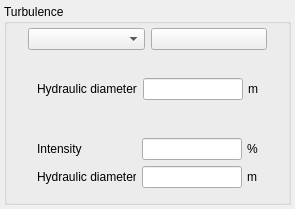
<?xml version="1.0" encoding="UTF-8"?>
<ui version="4.0">
 <class>BoundaryConditionsTurbulenceInletForm</class>
 <widget class="QWidget" name="BoundaryConditionsTurbulenceInletForm">
  <property name="geometry">
   <rect>
    <x>0</x>
    <y>0</y>
    <width>295</width>
    <height>209</height>
   </rect>
  </property>
  <property name="windowTitle">
   <string>Form</string>
  </property>
  <layout class="QGridLayout">
   <property name="leftMargin">
    <number>4</number>
   </property>
   <property name="topMargin">
    <number>4</number>
   </property>
   <property name="rightMargin">
    <number>4</number>
   </property>
   <property name="bottomMargin">
    <number>4</number>
   </property>
   <property name="spacing">
    <number>6</number>
   </property>
   <item row="0" column="0">
    <widget class="QGroupBox" name="groupBoxTurbulence">
     <property name="toolTip">
      <string>&lt;html&gt;&lt;head/&gt;&lt;body&gt;&lt;p&gt;&lt;span style=&quot; font-size:9pt;&quot;&gt;Specify boundary conditions for turbulent variables.&lt;/span&gt;&lt;/p&gt;&lt;/body&gt;&lt;/html&gt;</string>
     </property>
     <property name="title">
      <string>Turbulence</string>
     </property>
     <layout class="QGridLayout">
      <property name="leftMargin">
       <number>4</number>
      </property>
      <property name="topMargin">
       <number>4</number>
      </property>
      <property name="rightMargin">
       <number>4</number>
      </property>
      <property name="bottomMargin">
       <number>4</number>
      </property>
      <property name="spacing">
       <number>6</number>
      </property>
      <item row="0" column="0">
       <layout class="QHBoxLayout">
        <property name="spacing">
         <number>6</number>
        </property>
        <property name="leftMargin">
         <number>0</number>
        </property>
        <property name="topMargin">
         <number>0</number>
        </property>
        <property name="rightMargin">
         <number>0</number>
        </property>
        <property name="bottomMargin">
         <number>0</number>
        </property>
        <item>
         <spacer>
          <property name="orientation">
           <enum>Qt::Horizontal</enum>
          </property>
          <property name="sizeHint" stdset="0">
           <size>
            <width>20</width>
            <height>159</height>
           </size>
          </property>
         </spacer>
        </item>
        <item>
         <layout class="QVBoxLayout">
          <property name="spacing">
           <number>6</number>
          </property>
          <property name="leftMargin">
           <number>0</number>
          </property>
          <property name="topMargin">
           <number>0</number>
          </property>
          <property name="rightMargin">
           <number>0</number>
          </property>
          <property name="bottomMargin">
           <number>0</number>
          </property>
          <item>
           <layout class="QHBoxLayout">
            <property name="spacing">
             <number>6</number>
            </property>
            <property name="leftMargin">
             <number>0</number>
            </property>
            <property name="topMargin">
             <number>0</number>
            </property>
            <property name="rightMargin">
             <number>0</number>
            </property>
            <property name="bottomMargin">
             <number>0</number>
            </property>
            <item>
             <widget class="QComboBox" name="comboBoxTurbulence">
              <property name="toolTip">
               <string>&lt;html&gt;&lt;head/&gt;&lt;body&gt;&lt;p&gt;&lt;span style=&quot; font-size:9pt;&quot;&gt;Select the method to specify the boundary conditions on turbulence between three choices:&lt;/span&gt;&lt;/p&gt;&lt;p&gt;&lt;span style=&quot; font-size:9pt;&quot;&gt;- Calculation by hydraulic diameter: the boundary conditions are imposed using correlations on the head loss coefficient, the hydraulic diameter and the reference velocity.&lt;/span&gt;&lt;/p&gt;&lt;p&gt;&lt;span style=&quot; font-size:9pt;&quot;&gt;- Calculation by turbulent intensity: the boundary conditions are imposed using the turbulent intensity and the reference velocity.        &lt;/span&gt;&lt;/p&gt;&lt;p&gt;&lt;span style=&quot; font-size:9pt;&quot;&gt;- Calculation by formula: specify the boundary conditions on turbulence using the formula editor.&lt;/span&gt;&lt;/p&gt;&lt;/body&gt;&lt;/html&gt;</string>
              </property>
             </widget>
            </item>
            <item>
             <widget class="QPushButton" name="pushButtonTurb">
              <property name="toolTip">
               <string>&lt;html&gt;&lt;head/&gt;&lt;body&gt;&lt;p&gt;&lt;span style=&quot; font-size:9pt;&quot;&gt;Select the method to specify the boundary conditions on turbulence between three choices:&lt;/span&gt;&lt;/p&gt;&lt;p&gt;&lt;span style=&quot; font-size:9pt;&quot;&gt;- Calculation by hydraulic diameter: the boundary conditions are imposed using correlations on the head loss coefficient, the hydraulic diameter and the reference velocity.&lt;/span&gt;&lt;/p&gt;&lt;p&gt;&lt;span style=&quot; font-size:9pt;&quot;&gt;- Calculation by turbulent intensity: the boundary conditions are imposed using the turbulent intensity and the reference velocity.        &lt;/span&gt;&lt;/p&gt;&lt;p&gt;&lt;span style=&quot; font-size:9pt;&quot;&gt;- Calculation by formula: specify the boundary conditions on turbulence using the formula editor.&lt;/span&gt;&lt;/p&gt;&lt;/body&gt;&lt;/html&gt;</string>
              </property>
              <property name="text">
               <string/>
              </property>
              <property name="icon">
               <iconset resource="resources_pages.qrc">
                <normaloff>:/new/prefix1/data/icons/22x22/edit-find-replace.png</normaloff>:/new/prefix1/data/icons/22x22/edit-find-replace.png</iconset>
              </property>
              <property name="iconSize">
               <size>
                <width>22</width>
                <height>22</height>
               </size>
              </property>
             </widget>
            </item>
           </layout>
          </item>
          <item>
           <widget class="QFrame" name="frameTurbDiameter">
            <property name="minimumSize">
             <size>
              <width>16</width>
              <height>42</height>
             </size>
            </property>
            <property name="frameShape">
             <enum>QFrame::NoFrame</enum>
            </property>
            <property name="frameShadow">
             <enum>QFrame::Raised</enum>
            </property>
            <layout class="QGridLayout">
             <property name="leftMargin">
              <number>9</number>
             </property>
             <property name="topMargin">
              <number>9</number>
             </property>
             <property name="rightMargin">
              <number>9</number>
             </property>
             <property name="bottomMargin">
              <number>9</number>
             </property>
             <property name="spacing">
              <number>6</number>
             </property>
             <item row="0" column="0">
              <layout class="QGridLayout">
               <property name="leftMargin">
                <number>0</number>
               </property>
               <property name="topMargin">
                <number>0</number>
               </property>
               <property name="rightMargin">
                <number>0</number>
               </property>
               <property name="bottomMargin">
                <number>0</number>
               </property>
               <property name="spacing">
                <number>6</number>
               </property>
               <item row="0" column="0">
                <widget class="QLabel" name="labelDiameter">
                 <property name="toolTip">
                  <string>&lt;html&gt;&lt;head/&gt;&lt;body&gt;&lt;p&gt;&lt;span style=&quot; font-size:9pt;&quot;&gt;Specify the hydraulic diameter that will be used for turbulence boundary conditions calculation. This diameter is equal to 4S/P with S the surface and P the perimeter of the wet wall.&lt;/span&gt;&lt;/p&gt;&lt;/body&gt;&lt;/html&gt;</string>
                 </property>
                 <property name="text">
                  <string>Hydraulic diameter</string>
                 </property>
                </widget>
               </item>
               <item row="0" column="1">
                <widget class="QLineEdit" name="lineEditDiameter">
                 <property name="minimumSize">
                  <size>
                   <width>100</width>
                   <height>0</height>
                  </size>
                 </property>
                 <property name="maximumSize">
                  <size>
                   <width>100</width>
                   <height>16777215</height>
                  </size>
                 </property>
                 <property name="toolTip">
                  <string>&lt;html&gt;&lt;head/&gt;&lt;body&gt;&lt;p&gt;&lt;span style=&quot; font-size:9pt;&quot;&gt;Specify the hydraulic diameter that will be used for turbulence boundary conditions calculation. This diameter is equal to 4S/P with S the surface and P the perimeter of the wet wall.&lt;/span&gt;&lt;/p&gt;&lt;/body&gt;&lt;/html&gt;</string>
                 </property>
                </widget>
               </item>
               <item row="0" column="2">
                <widget class="QLabel" name="labelUnitDiameter">
                 <property name="toolTip">
                  <string>&lt;html&gt;&lt;head/&gt;&lt;body&gt;&lt;p&gt;&lt;span style=&quot; font-size:9pt;&quot;&gt;Specify the hydraulic diameter that will be used for turbulence boundary conditions calculation. This diameter is equal to 4S/P with S the surface and P the perimeter of the wet wall.&lt;/span&gt;&lt;/p&gt;&lt;/body&gt;&lt;/html&gt;</string>
                 </property>
                 <property name="text">
                  <string>m</string>
                 </property>
                </widget>
               </item>
              </layout>
             </item>
            </layout>
           </widget>
          </item>
          <item>
           <widget class="QFrame" name="frameTurbIntensity">
            <property name="minimumSize">
             <size>
              <width>16</width>
              <height>70</height>
             </size>
            </property>
            <property name="frameShape">
             <enum>QFrame::NoFrame</enum>
            </property>
            <property name="frameShadow">
             <enum>QFrame::Raised</enum>
            </property>
            <layout class="QGridLayout">
             <property name="leftMargin">
              <number>9</number>
             </property>
             <property name="topMargin">
              <number>9</number>
             </property>
             <property name="rightMargin">
              <number>9</number>
             </property>
             <property name="bottomMargin">
              <number>9</number>
             </property>
             <property name="spacing">
              <number>0</number>
             </property>
             <item row="0" column="0">
              <layout class="QGridLayout">
               <property name="leftMargin">
                <number>0</number>
               </property>
               <property name="topMargin">
                <number>0</number>
               </property>
               <property name="rightMargin">
                <number>0</number>
               </property>
               <property name="bottomMargin">
                <number>0</number>
               </property>
               <property name="spacing">
                <number>6</number>
               </property>
               <item row="0" column="0">
                <widget class="QLabel" name="labelIntensity">
                 <property name="toolTip">
                  <string>&lt;html&gt;&lt;head/&gt;&lt;body&gt;&lt;p&gt;&lt;span style=&quot; font-size:9pt;&quot;&gt;Specify the turbulent intensity in percent that will be used for the turbulence boundary conditions calculation.&lt;/span&gt;&lt;/p&gt;&lt;/body&gt;&lt;/html&gt;</string>
                 </property>
                 <property name="text">
                  <string>Intensity</string>
                 </property>
                </widget>
               </item>
               <item row="0" column="1">
                <widget class="QLineEdit" name="lineEditIntensity">
                 <property name="minimumSize">
                  <size>
                   <width>100</width>
                   <height>0</height>
                  </size>
                 </property>
                 <property name="maximumSize">
                  <size>
                   <width>100</width>
                   <height>16777215</height>
                  </size>
                 </property>
                 <property name="toolTip">
                  <string>&lt;html&gt;&lt;head/&gt;&lt;body&gt;&lt;p&gt;&lt;span style=&quot; font-size:9pt;&quot;&gt;Specify the turbulent intensity in percent that will be used for the turbulence boundary conditions calculation.&lt;/span&gt;&lt;/p&gt;&lt;/body&gt;&lt;/html&gt;</string>
                 </property>
                </widget>
               </item>
               <item row="0" column="2">
                <widget class="QLabel" name="labelUnitIntensity">
                 <property name="toolTip">
                  <string>&lt;html&gt;&lt;head/&gt;&lt;body&gt;&lt;p&gt;&lt;span style=&quot; font-size:9pt;&quot;&gt;Specify the turbulent intensity in percent that will be used for the turbulence boundary conditions calculation.&lt;/span&gt;&lt;/p&gt;&lt;/body&gt;&lt;/html&gt;</string>
                 </property>
                 <property name="text">
                  <string>%</string>
                 </property>
                </widget>
               </item>
               <item row="1" column="0">
                <widget class="QLabel" name="labelDiameterIntens">
                 <property name="toolTip">
                  <string>&lt;html&gt;&lt;head/&gt;&lt;body&gt;&lt;p&gt;&lt;span style=&quot; font-size:9pt;&quot;&gt;Specify the hydraulic diameter that will be used for turbulence boundary conditions calculation. This diameter is equal to 4S/P with S the surface and P the perimeter of the wet wall.&lt;/span&gt;&lt;/p&gt;&lt;/body&gt;&lt;/html&gt;</string>
                 </property>
                 <property name="text">
                  <string>Hydraulic diameter</string>
                 </property>
                </widget>
               </item>
               <item row="1" column="1">
                <widget class="QLineEdit" name="lineEditDiameterIntens">
                 <property name="minimumSize">
                  <size>
                   <width>100</width>
                   <height>0</height>
                  </size>
                 </property>
                 <property name="maximumSize">
                  <size>
                   <width>100</width>
                   <height>16777215</height>
                  </size>
                 </property>
                 <property name="toolTip">
                  <string>&lt;html&gt;&lt;head/&gt;&lt;body&gt;&lt;p&gt;&lt;span style=&quot; font-size:9pt;&quot;&gt;Specify the hydraulic diameter that will be used for turbulence boundary conditions calculation. This diameter is equal to 4S/P with S the surface and P the perimeter of the wet wall.&lt;/span&gt;&lt;/p&gt;&lt;/body&gt;&lt;/html&gt;</string>
                 </property>
                </widget>
               </item>
               <item row="1" column="2">
                <widget class="QLabel" name="labelUnitDiameterintens">
                 <property name="toolTip">
                  <string>&lt;html&gt;&lt;head/&gt;&lt;body&gt;&lt;p&gt;&lt;span style=&quot; font-size:9pt;&quot;&gt;Specify the hydraulic diameter that will be used for turbulence boundary conditions calculation. This diameter is equal to 4S/P with S the surface and P the perimeter of the wet wall.&lt;/span&gt;&lt;/p&gt;&lt;/body&gt;&lt;/html&gt;</string>
                 </property>
                 <property name="text">
                  <string>m</string>
                 </property>
                </widget>
               </item>
              </layout>
             </item>
            </layout>
           </widget>
          </item>
         </layout>
        </item>
        <item>
         <spacer>
          <property name="orientation">
           <enum>Qt::Horizontal</enum>
          </property>
          <property name="sizeHint" stdset="0">
           <size>
            <width>20</width>
            <height>159</height>
           </size>
          </property>
         </spacer>
        </item>
       </layout>
      </item>
     </layout>
    </widget>
   </item>
  </layout>
 </widget>
 <resources>
  <include location="resources_pages.qrc"/>
 </resources>
 <connections/>
</ui>
